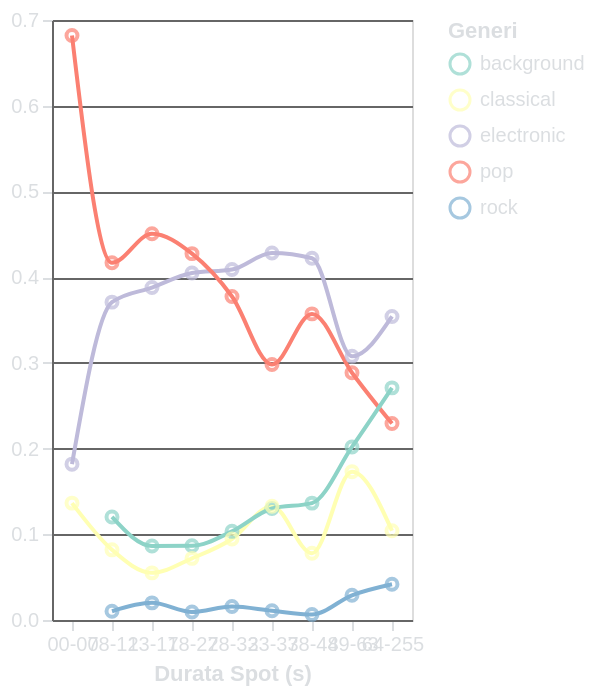

Express this chart as Vega-Lite.
### Vega-Lite specification from a JSON file in a GitHub repository (floating-point values rounded to 4 significant figures)
{"$schema": "https://vega.github.io/schema/vega-lite/v5.17.0.json", "config": {"axis": {"labelAngle": 0, "domainColor": "#666666", "gridColor": "#666666", "labelColor": "#DBDEE1", "tickColor": "#DBDEE1", "titleColor": "#DBDEE1"}, "background": "transparent", "legend": {"labelColor": "#DBDEE1", "titleColor": "#DBDEE1"}, "title": {"color": "#DBDEE1", "fontSize": 16}}, "data": {"name": "data-0561cb78698f84cf5adbe355ed1b4ff2"}, "datasets": {"data-0561cb78698f84cf5adbe355ed1b4ff2": [{"Count": 3, "Durata Intervallo": "00-07", "Genere": "classical", "Percentuale": 0.1364}, {"Count": 4, "Durata Intervallo": "00-07", "Genere": "electronic", "Percentuale": 0.1818}, {"Count": 15, "Durata Intervallo": "00-07", "Genere": "pop", "Percentuale": 0.6818}, {"Count": 47, "Durata Intervallo": "08-12", "Genere": "background", "Percentuale": 0.1202}, {"Count": 32, "Durata Intervallo": "08-12", "Genere": "classical", "Percentuale": 0.08184}, {"Count": 145, "Durata Intervallo": "08-12", "Genere": "electronic", "Percentuale": 0.3708}, {"Count": 163, "Durata Intervallo": "08-12", "Genere": "pop", "Percentuale": 0.4169}, {"Count": 4, "Durata Intervallo": "08-12", "Genere": "rock", "Percentuale": 0.01023}, {"Count": 121, "Durata Intervallo": "13-17", "Genere": "background", "Percentuale": 0.08643}, {"Count": 77, "Durata Intervallo": "13-17", "Genere": "classical", "Percentuale": 0.055}, {"Count": 543, "Durata Intervallo": "13-17", "Genere": "electronic", "Percentuale": 0.3879}, {"Count": 631, "Durata Intervallo": "13-17", "Genere": "pop", "Percentuale": 0.4507}, {"Count": 28, "Durata Intervallo": "13-17", "Genere": "rock", "Percentuale": 0.02}, {"Count": 65, "Durata Intervallo": "18-27", "Genere": "background", "Percentuale": 0.08655}, {"Count": 54, "Durata Intervallo": "18-27", "Genere": "classical", "Percentuale": 0.0719}, {"Count": 304, "Durata Intervallo": "18-27", "Genere": "electronic", "Percentuale": 0.4048}, {"Count": 321, "Durata Intervallo": "18-27", "Genere": "pop", "Percentuale": 0.4274}, {"Count": 7, "Durata Intervallo": "18-27", "Genere": "rock", "Percentuale": 0.009321}, {"Count": 256, "Durata Intervallo": "28-32", "Genere": "background", "Percentuale": 0.1034}, {"Count": 234, "Durata Intervallo": "28-32", "Genere": "classical", "Percentuale": 0.09455}, {"Count": 1012, "Durata Intervallo": "28-32", "Genere": "electronic", "Percentuale": 0.4089}, {"Count": 934, "Durata Intervallo": "28-32", "Genere": "pop", "Percentuale": 0.3774}, {"Count": 39, "Durata Intervallo": "28-32", "Genere": "rock", "Percentuale": 0.01576}, {"Count": 48, "Durata Intervallo": "33-37", "Genere": "background", "Percentuale": 0.1301}, {"Count": 49, "Durata Intervallo": "33-37", "Genere": "classical", "Percentuale": 0.1328}, {"Count": 158, "Durata Intervallo": "33-37", "Genere": "electronic", "Percentuale": 0.4282}, {"Count": 110, "Durata Intervallo": "33-37", "Genere": "pop", "Percentuale": 0.2981}, {"Count": 4, "Durata Intervallo": "33-37", "Genere": "rock", "Percentuale": 0.01084}, {"Count": 21, "Durata Intervallo": "38-48", "Genere": "background", "Percentuale": 0.1364}, {"Count": 12, "Durata Intervallo": "38-48", "Genere": "classical", "Percentuale": 0.07792}, {"Count": 65, "Durata Intervallo": "38-48", "Genere": "electronic", "Percentuale": 0.4221}, {"Count": 55, "Durata Intervallo": "38-48", "Genere": "pop", "Percentuale": 0.3571}, {"Count": 1, "Durata Intervallo": "38-48", "Genere": "rock", "Percentuale": 0.006494}, {"Count": 21, "Durata Intervallo": "49-63", "Genere": "background", "Percentuale": 0.2019}, {"Count": 18, "Durata Intervallo": "49-63", "Genere": "classical", "Percentuale": 0.1731}, {"Count": 32, "Durata Intervallo": "49-63", "Genere": "electronic", "Percentuale": 0.3077}, {"Count": 30, "Durata Intervallo": "49-63", "Genere": "pop", "Percentuale": 0.2885}, {"Count": 3, "Durata Intervallo": "49-63", "Genere": "rock", "Percentuale": 0.02885}, {"Count": 13, "Durata Intervallo": "64-255", "Genere": "background", "Percentuale": 0.2708}, {"Count": 5, "Durata Intervallo": "64-255", "Genere": "classical", "Percentuale": 0.1042}, {"Count": 17, "Durata Intervallo": "64-255", "Genere": "electronic", "Percentuale": 0.3542}, {"Count": 11, "Durata Intervallo": "64-255", "Genere": "pop", "Percentuale": 0.2292}, {"Count": 2, "Durata Intervallo": "64-255", "Genere": "rock", "Percentuale": 0.04167}]}, "height": "container", "layer": [{"encoding": {"color": {"field": "Genere", "scale": {"scheme": "set3"}, "title": "Generi", "type": "nominal"}, "tooltip": [{"field": "Durata Intervallo", "type": "nominal"}, {"field": "Genere", "type": "nominal"}, {"field": "Percentuale", "format": ".2f", "type": "quantitative"}], "x": {"field": "Durata Intervallo", "title": "", "type": "nominal"}, "y": {"field": "Percentuale", "title": "", "type": "quantitative"}}, "mark": {"interpolate": "monotone", "type": "line"}}, {"encoding": {"color": {"field": "Genere", "scale": {"scheme": "blueorange"}, "title": "Generi", "type": "nominal"}, "tooltip": [{"field": "Durata Intervallo", "type": "nominal"}, {"field": "Genere", "type": "nominal"}, {"field": "Percentuale", "format": ".3f", "type": "quantitative"}], "x": {"field": "Durata Intervallo", "title": "Durata Spot (s)", "type": "nominal"}, "y": {"field": "Percentuale", "title": "", "type": "quantitative"}}, "mark": {"interpolate": "monotone", "type": "point"}}], "width": "container"}
